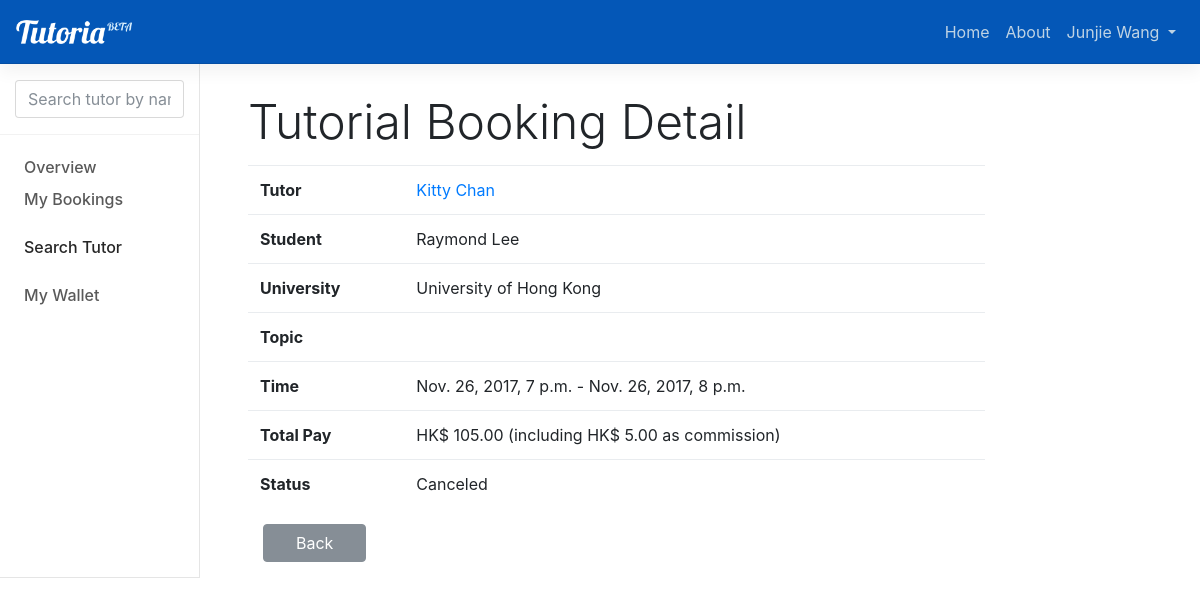
/viewSession/21/ (signed in), run on the app's committed database.
### booking/models.py (models this page shows, shortened)
class Session(models.Model):
    student = models.ForeignKey(User, on_delete=models.CASCADE, null=True, related_name='student')
    timeslot = models.ForeignKey(Timeslot, on_delete=models.CASCADE, null=True, related_name='timeslot')
    status = models.CharField(max_length=10, default='Booked')
    topic = models.CharField(max_length=140, blank=True)
    transaction0 = models.ForeignKey(Transaction, on_delete=models.CASCADE, null=True, blank=True, related_name='transaction0')
    transaction1 = models.ForeignKey(Transaction, on_delete=models.CASCADE, null=True, blank=True, related_name='transaction1')
    commission = models.DecimalField(default=0.00, max_digits=10, decimal_places=2)

### offering/models.py (models this page shows, shortened)
class Timeslot(models.Model):
    global TIMEZONELOCAL
    tutor = models.ForeignKey(User, on_delete=models.CASCADE, null=True)
    start = models.DateTimeField()
    end = models.DateTimeField()
    status = models.CharField(max_length=20, default='Available')

### home/models.py (models this page shows, shortened)
class Profile(models.Model):
    user = models.OneToOneField(User, on_delete=models.CASCADE)
    IDENTITY_CHOICES = (('S', 'Student'),('T', 'Tutor'))
    identity = models.CharField(max_length=2, choices=IDENTITY_CHOICES, default='S')
    SCHOOL_CHOICES = (('1', 'University of Hong Kong'),('2', 'Hong Kong University of Science and Technology'),
        ('3', 'Chinese University of Hong Kong'), ('4', 'City University of Hong Kong'),
        ('5', 'The Hong Kong Polytechnic University'), ('6', 'Hong Kong Baptist University'))
    SCHOOL_CHOICES_DICT = dict((x, y) for x, y in SCHOOL_CHOICES)
    school = models.CharField(max_length=2, choices=SCHOOL_CHOICES, default='1')
    phone = models.CharField(max_length=30)
    picture = models.ImageField(upload_to='static/assets/img/avatar/',
                                default='static/assets/img/avatar/def_avatar.png')
    wallet = models.ForeignKey(Wallet, on_delete=models.CASCADE, null=True)
    def get_school_name(self):
        return self.SCHOOL_CHOICES_DICT[self.school]

### transaction/models.py (models this page shows, shortened)
class Transaction(models.Model):
    from_wallet = models.ForeignKey(Wallet, on_delete=models.CASCADE, related_name='from_wallet', null = True)
    to_wallet = models.ForeignKey(Wallet, on_delete=models.CASCADE, related_name='to_wallet', null = True)
    description = models.CharField(max_length=500, blank = True)
    amount = models.DecimalField(default=0.00, max_digits=10, decimal_places=2)
    time = models.DateTimeField()

### booking/views.py (the view, shortened to what this page needs)
# urls.py: url(r'^viewSession/(?P<pk>\d+)/$', book_views.viewSession, name='viewSession'),
@login_required
def viewSession(request, pk):
    session = Session.objects.get(pk=pk)
    payment = session.transaction0.amount
    commission = session.commission
    reviews = Review.objects.filter(session = session)
    review = None
    form = None
    return render(request, 'session-info.html', {'session':session, 'sessionID':pk, 'payment':payment, 'commission':commission, 'form':form, 'review':review, 'user':request.user})

### tutoria/templates/session-info.html (shortened to what this page needs)
{% extends 'nav.html' %}
{% block stylesheet %}
  <link href="/static/css/catalogue.css" rel="stylesheet">
{% endblock %}
{% block menu %}
  {% if user.is_authenticated %}
    <div class="bd-toc-item">
      <a class="bd-toc-link" href="{% url 'home' %}">
        Overview
      </a>
    </div>
    <div class="bd-toc-item">
      <a class="bd-toc-link" href="{% url 'session' %}">
        My Bookings
      </a>
    </div>
    <div class="bd-toc-item active">
      <a class="bd-toc-link" href="{% url 'search' %}">
        Search Tutor
      </a>
    </div>
    <div class="bd-toc-item">
        <a class="bd-toc-link" href="{% url 'wallet' %}">
            My Wallet
        </a>
    </div>
  {% endif %}
{% endblock %}
{% block content %}
  <form method="post">
    <ul class="list-group">
      <h1 class="bd-title">Tutorial Booking Detail</h1>
    <div class="container">
      <div class="row">
        <table class="table">
          <tbody>
            <tr>
              <th>Tutor</th>
              <td>
                <p class="card-text">
                  <a href="{% url 'viewTutor' pk=session.timeslot.tutor.id %}">{{ session.timeslot.tutor.get_full_name }}</a>
                </p>
              </td>
            </tr>
            <tr>
              <th>Student</th>
              <td>
                <p class="card-text">
                  {{ session.student.get_full_name }}
                </p>
              </td>
            </tr>
            <tr>
              <th>University</th>
              <td><p class="card-text">{{ session.timeslot.tutor.profile.get_school_name }}</p></td>
            </tr>
            <tr>
              <th>Topic</th>
              <td><p class="card-text">{{ session.topic }}</p></td>
            </tr>
            <tr>
              <th>Time</th>
              <td><p class="card-text">{{ session.timeslot.start }} - {{ session.timeslot.end }}</p></td>
            </tr>
            <tr>
              <th>Total Pay</th>
              <td>HK$ {{ payment }} (including HK$ {{ commission }} as commission)</td>
            </tr>
            <tr>
              <th>Status</th>
              <td>{{ session.status }}</td>
            </tr>
          </tbody>
        </table>
      </div>
    <a href="javascript:history.go(-1)"><button type="button" class="btn btn-secondary wide-btn">Back</button></a>
    </form>
{% endblock %}

### tutoria/templates/nav.html (shortened to what this page needs)
<!DOCTYPE html>
<html lang="en">
<head>
    <link href="/static/dist/css/bootstrap.min.css" rel="stylesheet">
    <link href="/static/assets/css/docs.min.css" rel="stylesheet">
    <link href="/static/css/nav.css" rel="stylesheet">
    {% block stylesheet %}{% endblock %}
    <header class="navbar navbar-expand navbar-dark flex-column flex-md-row bd-navbar">
        <a class="navbar-brand mr-0 mr-md-2" href="/" aria-label="Tutoria">
            <img src="/static/assets/brand/tutoria-logo-beta-white.png" alt="brand">
        </a>
        <ul class="navbar-nav bd-navbar-nav flex-row ml-md-auto d-md-flex">
            <li class="nav-item">
                <a class="nav-link" href="/">Home</a>
            </li>
            <li class="nav-item">
                <a class="nav-link" href="{% url 'about'%}">About</a>
            </li>
            {% if user.is_authenticated %}
                <li class="nav-item dropdown">
                    <a class="nav-link dropdown-toggle" href="#" id="navbarDropdown" role="button" data-toggle="dropdown" aria-haspopup="true" aria-expanded="false">
                        <span>{{ user.get_full_name }}</span>
                    </a>
                </li>
            {% else %}
                <li class="nav-item">
                    <a class="nav-link p-2" href="{% url 'login' %}">Log In</a>
                </li>
            {% endif %}
        </ul>
    </header>
    <div class="container-fluid">
        <div class="row flex-xl-nowrap">
            <div class="col-12 col-md-3 col-xl-2 bd-sidebar">
                <form class="bd-search d-flex align-items-center" action="{% url 'search' %}" method="post">
                    <span class="algolia-autocomplete" style="position: relative; display: inline-block; direction: ltr;">
                        <input type="text" class="form-control ds-input" id="search-input" name="name" placeholder="Search tutor by name..." aria-label="Quick search"
                            autocomplete="off" spellcheck="false" role="combobox" aria-autocomplete="list" aria-expanded="false"
                            aria-labelledby="search-input" aria-owns="algolia-autocomplete-listbox-0" dir="auto" style="position: relative; vertical-align: top;">
                    </span>
                </form>
                <nav class="collapse bd-links" id="bd-docs-nav">
                    {% block menu %}
                    {% endblock %}
                </nav>
            </div>
            <main class="col-12 col-md-9 col-xl-8 py-md-3 pl-md-5 bd-content" style="min-height: 100%" role="main">
                {% block content %}
                {% endblock %}
            </main>
        </div>
    </div>
    </body>
</html>

### static/css/nav.css (style rules this page uses)
.navbar-brand { line-height: 20px; }
.navbar-brand img { height: 24px; }
.bd-navbar { background-color: #0457b7; }
.bd-navbar .navbar-nav .nav-link { color: #bfd3e4; }
.bd-title { margin-bottom: 1rem; }

### static/css/catalogue.css (style rules this page uses)
.wide-btn { padding-left: 2rem; padding-right: 2rem; }

### data on the page
Session: timeslot.tutor.get_full_name "Kitty Chan", student.get_full_name "Raymond Lee", timeslot.tutor.profile.get_school_name "University of Hong Kong", timeslot.start "Nov. 26, 2017, 7 p.m.", timeslot.end "Nov. 26, 2017, 8 p.m.", commission "5.00", status "Canceled"
Transaction: amount "105.00"

### other printed values
{{ user.get_full_name }} "Junjie Wang"
